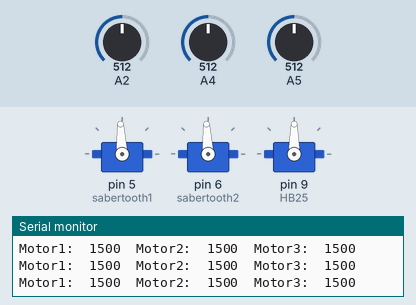
The sketch below on a simulated Arduino Uno, built with avr-gcc and run on an emulated ATmega328P. Shown: 3 × servo, the last lines printed to the serial monitor. The inputs (shaded band) are chosen by the test bench; at power-on: A2 = 512, A4 = 512, A5 = 512.

Above: at 2.2 s.
2.3 s: A2 set to 716
At 3.1 s:
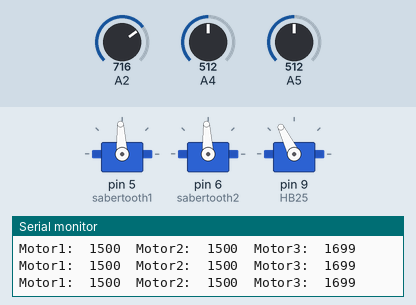
3.8 s: A4 set to 716
At 5.0 s:
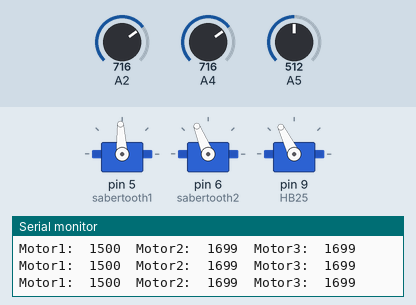
5.3 s: A5 set to 716
At 6.1 s:
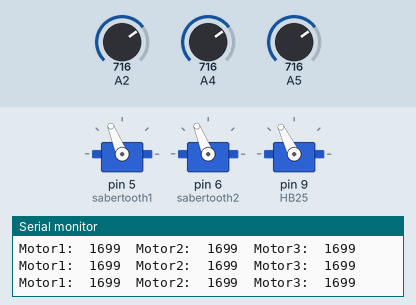
6.8 s: A2 set to 810
At 7.1 s:
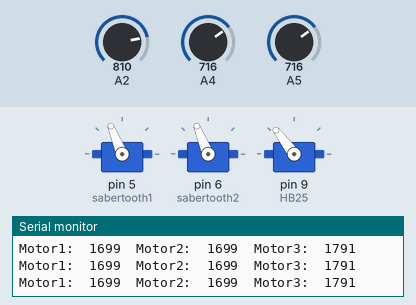
8.3 s: A4 set to 810
At 9.2 s:
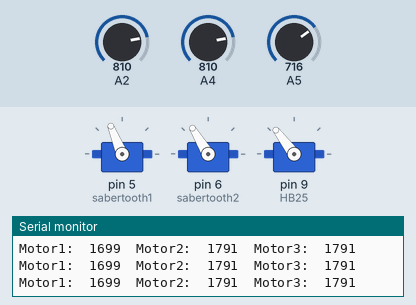
9.8 s: A5 set to 810
At 10.2 s:
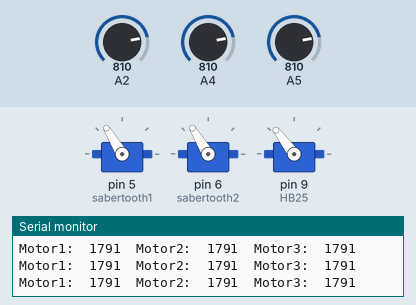
Timing chart, 0 to 12.3 s (numbered marks = the images above; inputs shaded):
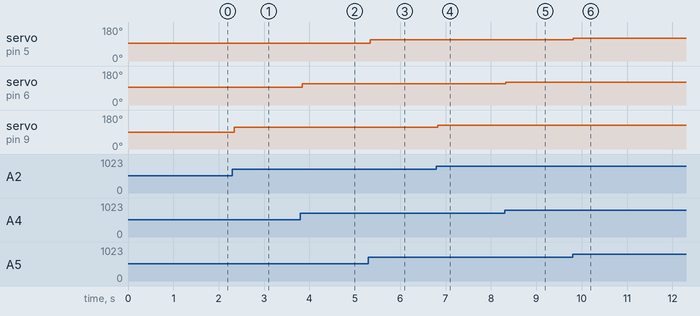

Measured:
- after the input at 2.3 s, servo on pin 9 (HB25): 90° → 116° after 0.05 s
- after the input at 3.8 s, servo on pin 6 (sabertooth2): 93° → 112° at once
- after the input at 5.3 s, servo on pin 5 (sabertooth1): 93° → 112° at once
- after the input at 6.8 s, servo on pin 9 (HB25): 116° → 127° at once
- after the input at 8.3 s, servo on pin 6 (sabertooth2): 112° → 121° at once
- after the input at 9.8 s, servo on pin 5 (sabertooth1): 112° → 121° at once

The sketch:

JoystickSabertoothControl.ino
```cpp
#include <Servo.h>

Servo HB25;
Servo sabertooth1;
Servo sabertooth2;
int STOP = 1500;

void setup() {
  Serial.begin(9600);
  sabertooth1.attach(5);
  sabertooth2.attach(6);
  sabertooth1.writeMicroseconds(STOP);
  sabertooth2.writeMicroseconds(STOP);

  // HB-25 initialisation time (5ms)
  delay(5);
  pinMode(9, OUTPUT);
  // Set control pin low on power up
  digitalWrite(9, LOW);
  delay(1000);
  HB25.attach(9, 800, 2200);
  HB25.writeMicroseconds(STOP);
}

void loop() {
  // put your main code here, to run repeatedly:
  int LeftA = analogRead(A5);
  int LeftB = analogRead(A4);
  int RightUp = analogRead(A2);
  int pulse1 = map(LeftA, 0 , 1023, 1000, 2000);
  int pulse2 = map(LeftB, 0 , 1023, 1000, 2000);
  int pulse3 = map(RightUp, 0 , 1023, 1000, 2000);

  if(pulse1 < 1550 && pulse1 > 1450) pulse1 = 1500;  //deadband of 50
  if(pulse2 < 1550 && pulse2 > 1450) pulse2 = 1500;  //deadband of 50
  if(pulse3 < 1550 && pulse3 > 1450) pulse3 = 1500;  //deadband of 50

  if(pulse1 < 800) pulse1 = 800;
  if(pulse2 < 800) pulse2 = 800;
  if(pulse3 < 800) pulse3 = 800;

  if(pulse1 > 2200) pulse1 = 2200;
  if(pulse2 > 2200) pulse2 = 2200;
  if(pulse3 > 2200) pulse3 = 2200;

  sabertooth1.writeMicroseconds(pulse1);
  sabertooth2.writeMicroseconds(pulse2);
  HB25.writeMicroseconds(pulse3);

  Serial.print("Motor1:  ");
  Serial.print(pulse1);
  Serial.print("  Motor2:  ");
  Serial.print(pulse2);
  Serial.print("  Motor3:  ");
  Serial.println(pulse3);
  delay(50);


}
```
